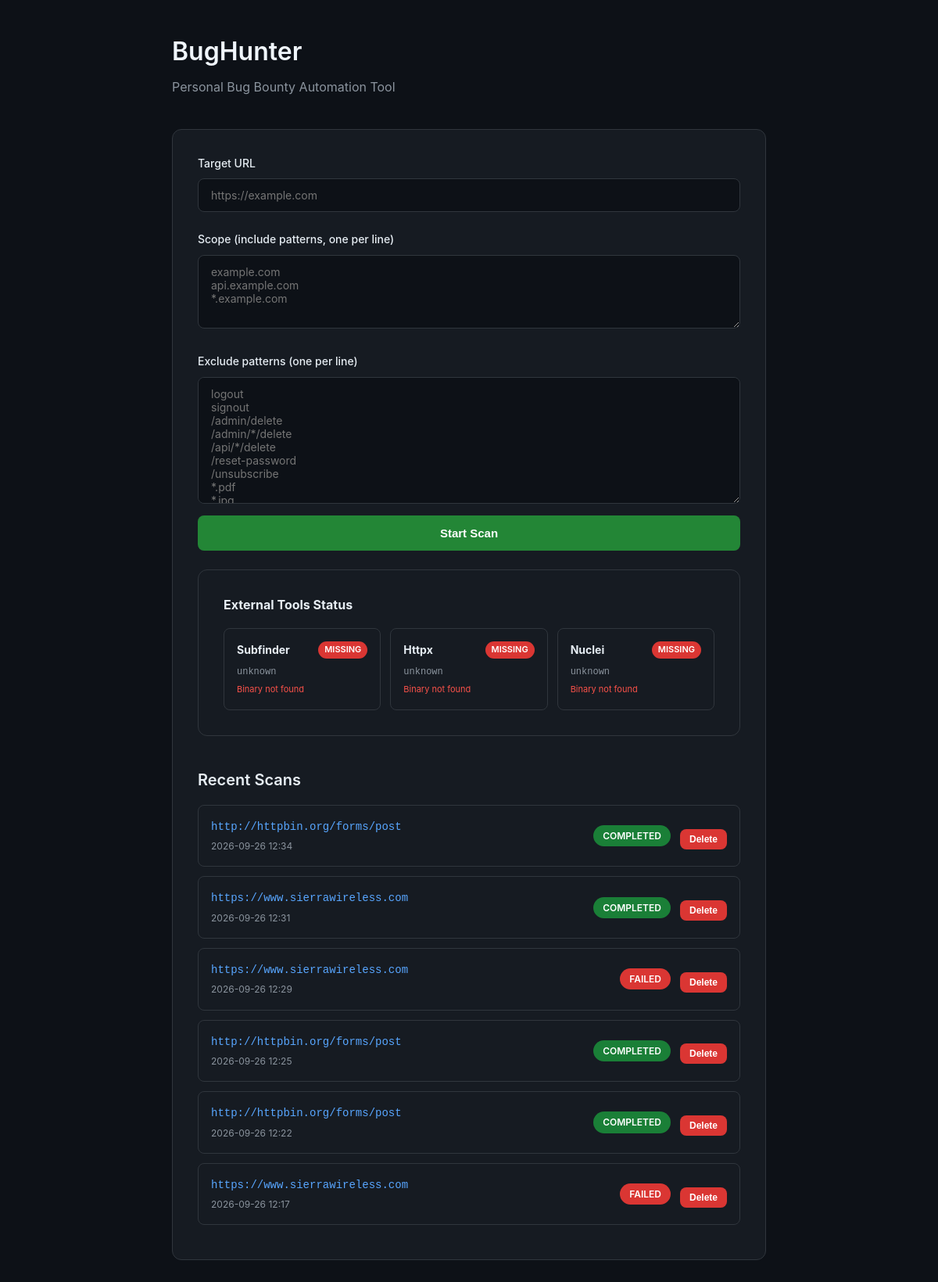
Before: / with the older database file.
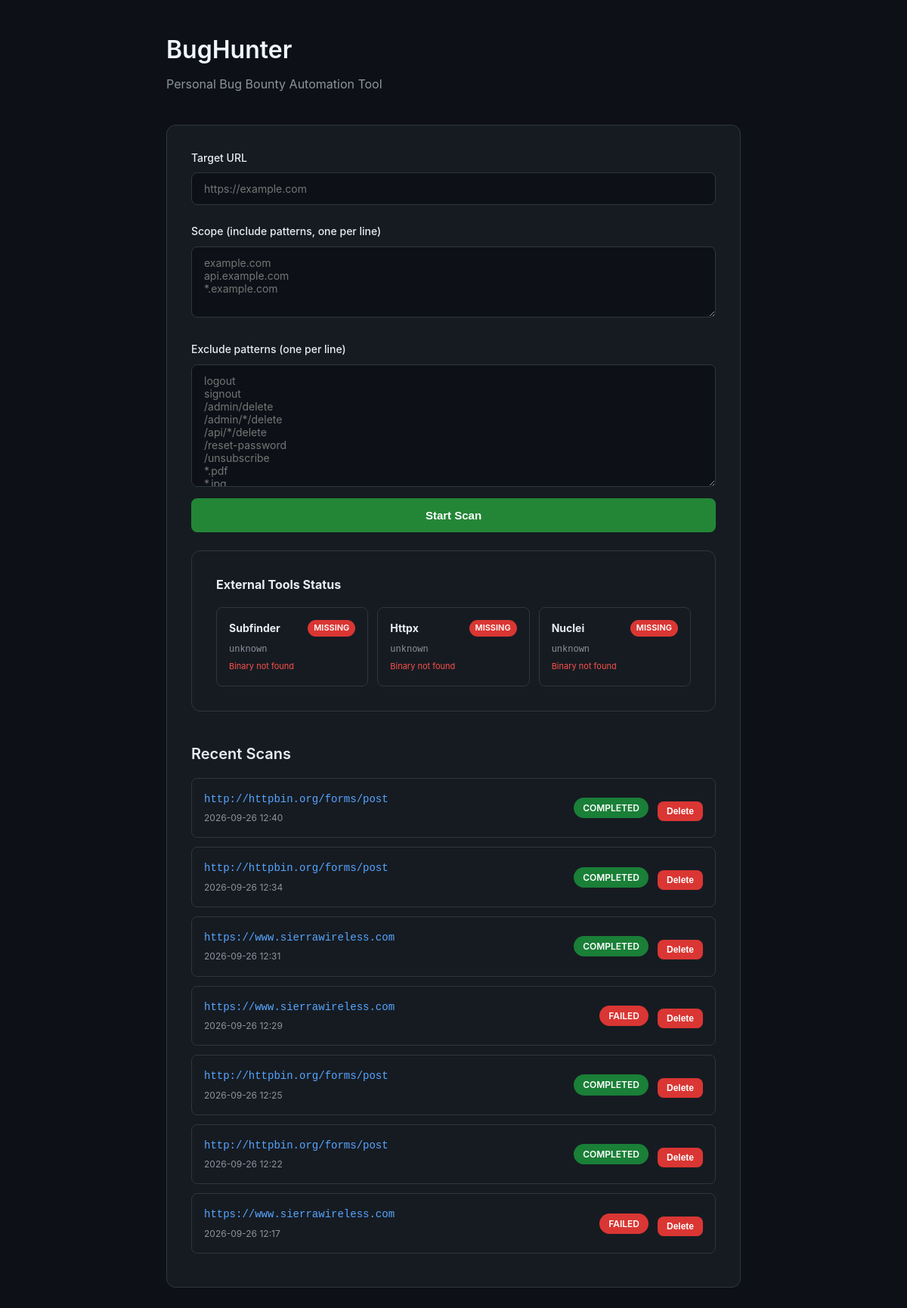
After: the same page with the newer database file.
### app/models.py (models this page shows)
class ScanSession(Base):
    __tablename__ = "scan_sessions"
    id = Column(Integer, primary_key=True, autoincrement=True)
    target_url = Column(String(500), nullable=False)
    name = Column(String(200))
    status = Column(Enum(ScanStatus), default=ScanStatus.PENDING)
    config = Column(SQLiteJSON, default={})
    created_at = Column(DateTime, default=datetime.utcnow)
    started_at = Column(DateTime, nullable=True)
    completed_at = Column(DateTime, nullable=True)
    error_message = Column(Text, nullable=True)
    findings = relationship("Finding", back_populates="scan_session", cascade="all, delete-orphan")
    crawl_data = relationship("CrawlData", back_populates="scan_session", cascade="all, delete-orphan")
    __table_args__ = (
        Index("ix_scan_sessions_target_url", "target_url"),
        Index("ix_scan_sessions_status", "status"),
    )

### app/server.py (the view)
@app.get("/", response_class=HTMLResponse)
async def index(request: Request):
    db = get_db_session()
    scans = db.query(ScanSession).order_by(ScanSession.created_at.desc()).limit(20).all()
    db.close()
    return templates.TemplateResponse("index.html", {"request": request, "scans": scans})

### app/templates/index.html (shortened to what this page needs)
<!DOCTYPE html>
<html lang="en">
<head>
</head>
<body>
    <div class="container">
        <h1>BugHunter</h1>
        <p class="subtitle">Personal Bug Bounty Automation Tool</p>
        <div class="card">
            <form id="scanForm">
                <div class="form-group">
                    <label>Target URL</label>
                    <input type="url" name="target_url" placeholder="https://example.com" required>
                </div>
                <div class="form-group">
                    <label>Scope (include patterns, one per line)</label>
                    <textarea name="scope_include" rows="4" placeholder="example.com&#10;api.example.com&#10;*.example.com"></textarea>
                </div>
                <div class="form-group">
                    <label>Exclude patterns (one per line)</label>
                    <textarea name="scope_exclude" rows="8" placeholder="logout
signout
/admin/delete
/admin/*/delete
/api/*/delete
/reset-password
/unsubscribe
*.pdf
*.jpg
*.jpeg
*.png
*.gif
*.css
*.js
*.woff
*.woff2
*.ttf
*.svg
*.ico
*.xml
*.json
#regex: .*\.pdf$
#regex: .*\.(css|js|png|jpg|jpeg|gif|svg|woff|woff2|ttf|ico)$"></textarea>
                <button type="submit" class="btn btn-primary" id="startBtn">Start Scan</button>
            </form>
        </div>
        <div class="card" id="toolStatusCard" style="display:none; margin-top: 24px;">
            <h3 style="margin-bottom: 16px; font-size: 1rem;">External Tools Status</h3>
            <div id="toolStatusGrid" style="display: grid; grid-template-columns: repeat(auto-fit, minmax(200px, 1fr)); gap: 12px;"></div>
        </div>
        <div class="scan-list">
            <h2>Recent Scans</h2>
            <div id="scanList">
                {% for scan in scans %}
                <div class="scan-item" data-scan-id="{{ scan.id }}">
                    <div class="scan-info">
                        <a href="/scan/{{ scan.id }}" class="scan-url">{{ scan.target_url }}</a>
                        <div class="scan-meta">{{ scan.created_at.strftime('%Y-%m-%d %H:%M') }}</div>
                    </div>
                    <span class="scan-status status-{{ scan.status.value }}">{{ scan.status.value }}</span>
                    <div class="scan-actions">
                        <button class="btn btn-danger" onclick="deleteScan({{ scan.id }})">Delete</button>
                    </div>
                </div>
                {% else %}
                <div class="empty-state">No scans yet. Start your first scan above.</div>
                {% endfor %}
            </div>
        </div>
    </div>
</body>
</html>

### app/templates/index.html (style rules this page uses)
* { box-sizing: border-box; margin: 0; padding: 0; }
body { font-family: -apple-system, BlinkMacSystemFont, 'Segoe UI', Roboto, sans-serif; background: #0d1117; color: #e6edf3; line-height: 1.6; min-height: 100vh; }
.container { max-width: 800px; margin: 0 auto; padding: 40px 20px; }
h1 { font-size: 2rem; font-weight: 600; color: #f0f6fc; margin-bottom: 8px; }
.subtitle { color: #8b949e; margin-bottom: 40px; }
.card { background: #161b22; border: 1px solid #30363d; border-radius: 12px; padding: 32px; }
.form-group { margin-bottom: 24px; }
label { display: block; margin-bottom: 8px; font-size: 14px; font-weight: 500; color: #e6edf3; }
textarea, input { width: 100%; padding: 12px 16px; background: #0d1117; border: 1px solid #30363d; border-radius: 8px; color: #e6edf3; font-size: 14px; font-family: inherit; resize: vertical; }
.btn { display: inline-flex; align-items: center; justify-content: center; gap: 8px; padding: 14px 28px; border-radius: 8px; font-size: 15px; font-weight: 600; cursor: pointer; border: none; transition: all 0.2s; width: 100%; margin-top: 8px; }
.btn-primary { background: #238636; color: white; }
.btn-danger { background: #da3633; color: white; padding: 6px 12px; font-size: 12px; width: auto; }
.scan-list { margin-top: 40px; }
.scan-list h2 { font-size: 1.25rem; font-weight: 600; margin-bottom: 16px; }
.scan-item { display: flex; justify-content: space-between; align-items: center; padding: 16px; background: #161b22; border: 1px solid #30363d; border-radius: 8px; margin-bottom: 12px; gap: 12px; }
.scan-info { flex: 1; min-width: 0; }
.scan-url { font-family: monospace; font-size: 14px; color: #58a6ff; text-decoration: none; display: block; overflow: hidden; text-overflow: ellipsis; white-space: nowrap; }
.scan-meta { font-size: 12px; color: #8b949e; margin-top: 4px; }
.scan-status { padding: 4px 12px; border-radius: 16px; font-size: 12px; font-weight: 600; text-transform: uppercase; white-space: nowrap; }
.status-completed { background: #1a7f37; color: #fff; }
.status-failed { background: #da3633; color: #fff; }
.scan-actions { display: flex; gap: 8px; flex-shrink: 0; }

Changed rows visible on the page:
added ScanSession: target_url "http://httpbin.org/forms/post", created_at "2026-09-26 12:40", status.value "COMPLETED"
